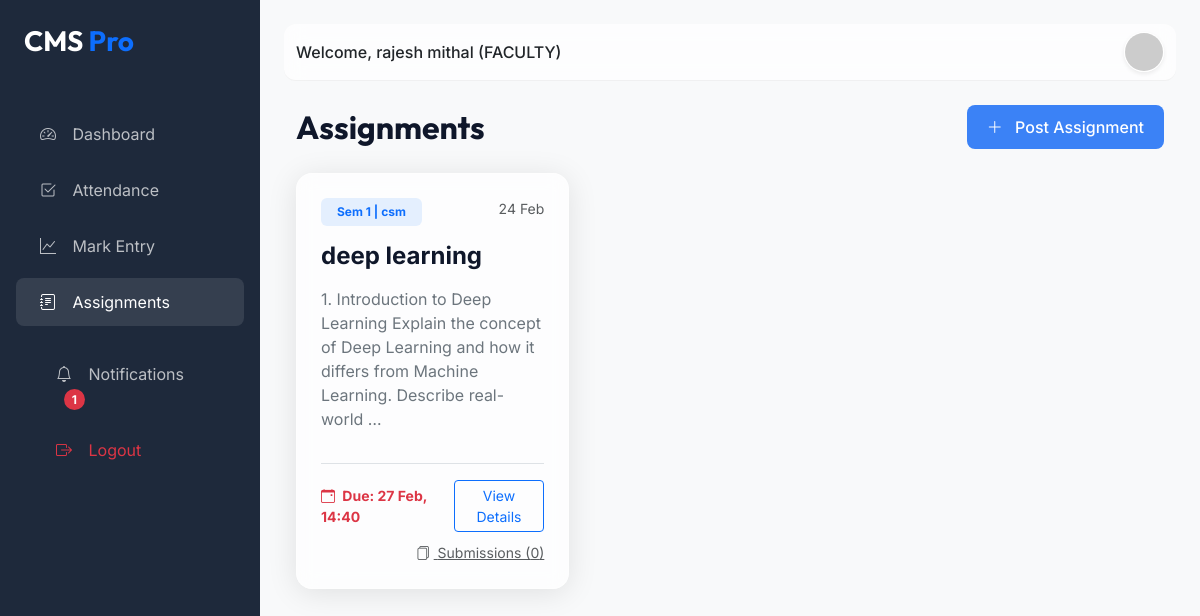
Page /assignments/ (signed in) on the committed database.
### cms_app/models.py (models this page shows, shortened)
class User(AbstractUser):
    ADMIN = 'ADMIN'
    FACULTY = 'FACULTY'
    PRINCIPAL = 'PRINCIPAL'
    STUDENT = 'STUDENT'
    ROLE_CHOICES = (
        (ADMIN, 'Admin'),
        (FACULTY, 'Faculty'),
        (PRINCIPAL, 'Principal'),
        (STUDENT, 'Student'),
    )
    role = models.CharField(max_length=20, choices=ROLE_CHOICES, default=FACULTY)
    is_authorized = models.BooleanField(default=False)
    @property
    def unread_notifications_count(self):
        return self.notifications.filter(is_read=False).count()

class Assignment(models.Model):
    title = models.CharField(max_length=200)
    description = models.TextField()
    faculty = models.ForeignKey(Faculty, on_delete=models.CASCADE, related_name='assignments')
    department = models.CharField(max_length=100)
    semester = models.IntegerField()
    deadline = models.DateTimeField()
    file = models.FileField(upload_to='assignments/', blank=True, null=True)
    created_at = models.DateTimeField(auto_now_add=True)

### cms_app/views.py (the view)
# urls.py: path('assignments/', views.assignment_list, name='assignment_list'),
@login_required
def assignment_list(request):
    if request.user.role == User.FACULTY:
        assignments = Assignment.objects.filter(faculty=request.user.faculty_profile).order_by('-created_at')
    elif request.user.role == User.STUDENT:
        student = request.user.student_profile
        assignments = Assignment.objects.filter(department=student.department, semester=student.semester).order_by('-created_at')
    else:
        assignments = Assignment.objects.all().order_by('-created_at')
    return render(request, 'assignments/assignment_list.html', {'assignments': assignments})

### templates/assignments/assignment_list.html (shortened to what this page needs)
{% extends 'base.html' %}
{% block content %}
<div class="container-fluid">
    <div class="d-flex justify-content-between align-items-center mb-4">
        <h2 class="fw-bold mb-0">Assignments</h2>
        {% if user.role == "FACULTY" %}
        <a href="{% url 'assignment_add' %}" class="btn btn-primary">
            <i class="bi bi-plus-lg me-2"></i> Post Assignment
        </a>
        {% endif %}
    </div>
    <div class="row">
        {% for assignment in assignments %}
        <div class="col-md-6 col-lg-4 mb-4">
            <div class="glass-card p-4 h-100 d-flex flex-column">
                <div class="d-flex justify-content-between mb-3">
                    <span class="badge bg-primary bg-opacity-10 text-primary px-3 py-2">
                        Sem {{ assignment.semester }} | {{ assignment.department }}
                    </span>
                    <small class="text-muted">{{ assignment.created_at|date:"d M" }}</small>
                </div>
                <h4 class="fw-bold mb-3">{{ assignment.title }}</h4>
                <p class="text-secondary flex-grow-1">{{ assignment.description|truncatewords:20 }}</p>
                <div class="mt-3 pt-3 border-top">
                    <div class="d-flex justify-content-between align-items-center">
                        <small class="text-danger fw-bold">
                            <i class="bi bi-calendar-event me-1"></i>
                            Due: {{ assignment.deadline|date:"d M, H:i" }}
                        </small>
                        <a href="{% url 'assignment_detail' assignment.pk %}" class="btn btn-sm btn-outline-primary">
                            View Details
                        </a>
                    </div>
                    {% if user.role == "FACULTY" %}
                    <div class="mt-2 text-end">
                        <a href="{% url 'submission_list' assignment.pk %}" class="text-muted small">
                            <i class="bi bi-files me-1"></i> Submissions ({{ assignment.submissions.count }})
                        </a>
                    </div>
                    {% endif %}
                </div>
            </div>
        </div>
        {% endfor %}
    </div>
</div>
{% endblock %}

### templates/base.html (shortened to what this page needs)
<!DOCTYPE html>
<html lang="en">
<head>
    <link href="https://cdn.jsdelivr.net/npm/bootstrap@5.3.0/dist/css/bootstrap.min.css" rel="stylesheet">
    <link rel="stylesheet" href="https://cdn.jsdelivr.net/npm/bootstrap-icons@1.11.1/font/bootstrap-icons.css">
</head>
<body>
    {% if user.is_authenticated %}
    <div class="sidebar" id="sidebar">
        <div class="p-4">
            <h3 class="fw-bold mb-4">CMS <span class="text-primary">Pro</span></h3>
        </div>
        <nav class="nav flex-column">
            <a class="nav-link {% if request.resolver_match.url_name == 'dashboard' %}active{% endif %}"
                href="{% url 'dashboard' %}">
                <i class="bi bi-speedometer2"></i> Dashboard
            </a>
            {% if user.role == 'FACULTY' %}
            <a class="nav-link {% if 'attendance' in request.path %}active{% endif %}"
                href="{% url 'attendance_mark' %}">
                <i class="bi bi-check2-square"></i> Attendance
            </a>
            <a class="nav-link {% if 'marks' in request.path %}active{% endif %}" href="{% url 'marks_list' %}">
                <i class="bi bi-graph-up"></i> Mark Entry
            </a>
            <a class="nav-link {% if 'assignments' in request.path %}active{% endif %}"
                href="{% url 'assignment_list' %}">
                <i class="bi bi-journal-text"></i> Assignments
            </a>
            {% endif %}
            <div class="mt-auto p-3">
                <a class="nav-link {% if 'notifications' in request.path %}active{% endif %}"
                    href="{% url 'notification_list' %}">
                    <i class="bi bi-bell"></i> Notifications
                    {% if user.unread_notifications_count > 0 %}
                    <span class="badge bg-danger rounded-pill ms-2">{{ user.unread_notifications_count }}</span>
                    {% endif %}
                </a>
                <a class="nav-link text-danger" href="{% url 'logout' %}">
                    <i class="bi bi-box-arrow-right"></i> Logout
                </a>
            </div>
        </nav>
    </div>
    {% endif %}
    <div class="{% if user.is_authenticated %}main-content{% else %}container{% endif %}">
        {% if user.is_authenticated %}
        <nav class="navbar navbar-expand-lg">
            <div class="container-fluid">
                <span class="navbar-text fw-medium text-dark">
                    Welcome, {{ user.get_full_name|default:user.username }} ({{ user.role }})
                </span>
                <div class="ms-auto d-flex align-items-center">
                    <div class="dropdown">
                        <a href="{% if user.role == 'STUDENT' %}{% url 'student_profile' %}{% elif user.role == 'FACULTY' %}{% url 'faculty_profile' %}{% elif user.role == 'PRINCIPAL' %}{% url 'principal_profile' %}{% else %}#{% endif %}"
                            title="View Profile">
                            <img src="https://ui-avatars.com/api/?name={{ user.username }}&background=random"
                                class="rounded-circle border border-white shadow-sm" width="40" height="40"
                                alt="avatar shadow-sm">
                        </a>
                    </div>
                </div>
            </div>
        </nav>
        {% endif %}
        {% block content %}{% endblock %}
    </div>
</body>
</html>

### templates/base.html (style rules this page uses)
:root { --primary-bg: #f8f9fa; --sidebar-bg: #1e293b; --accent-color: #3b82f6; --text-main: #0f172a; --card-glass: rgba(255, 255, 255, 0.7); }
body { font-family: 'Inter', sans-serif; background-color: var(--primary-bg); color: var(--text-main); overflow-x: hidden; }
h1, h2, h3, .navbar-brand { font-family: 'Outfit', sans-serif; }
.glass-card { background: var(--card-glass); backdrop-filter: blur(10px); border: 1px solid rgba(255, 255, 255, 0.3); border-radius: 16px; box-shadow: 0 4px 30px rgba(0, 0, 0, 0.1); }
.sidebar { height: 100vh; width: 260px; position: fixed; top: 0; left: 0; background-color: var(--sidebar-bg); color: white; transition: all 0.3s; z-index: 1000; }
.sidebar .nav-link { color: rgba(255, 255, 255, 0.7); padding: 12px 24px; border-radius: 8px; margin: 4px 16px; transition: 0.3s; }
.sidebar .nav-link:hover, .sidebar .nav-link.active { color: white; background-color: rgba(255, 255, 255, 0.1); }
.sidebar .nav-link i { margin-right: 12px; }
.main-content { margin-left: 260px; padding: 24px; transition: all 0.3s; }
.navbar { background: var(--card-glass); backdrop-filter: blur(10px); border-bottom: 1px solid rgba(0, 0, 0, 0.05); margin-bottom: 24px; border-radius: 12px; }
.btn-primary { background-color: var(--accent-color); border: none; padding: 10px 20px; border-radius: 8px; font-weight: 500; transition: 0.3s; }

### rows in the picture
User: unread_notifications_count "1", get_full_name "rajesh mithal", role "FACULTY"
Assignment: semester "1", department "csm", created_at "24 Feb", title "deep learning", description "1. Introduction to Deep Learning Explain the concept of Deep Learning and how it differs from Machine Learning. Describe real-world …", deadline "27 Feb, 14:40", submissions.count "0"
